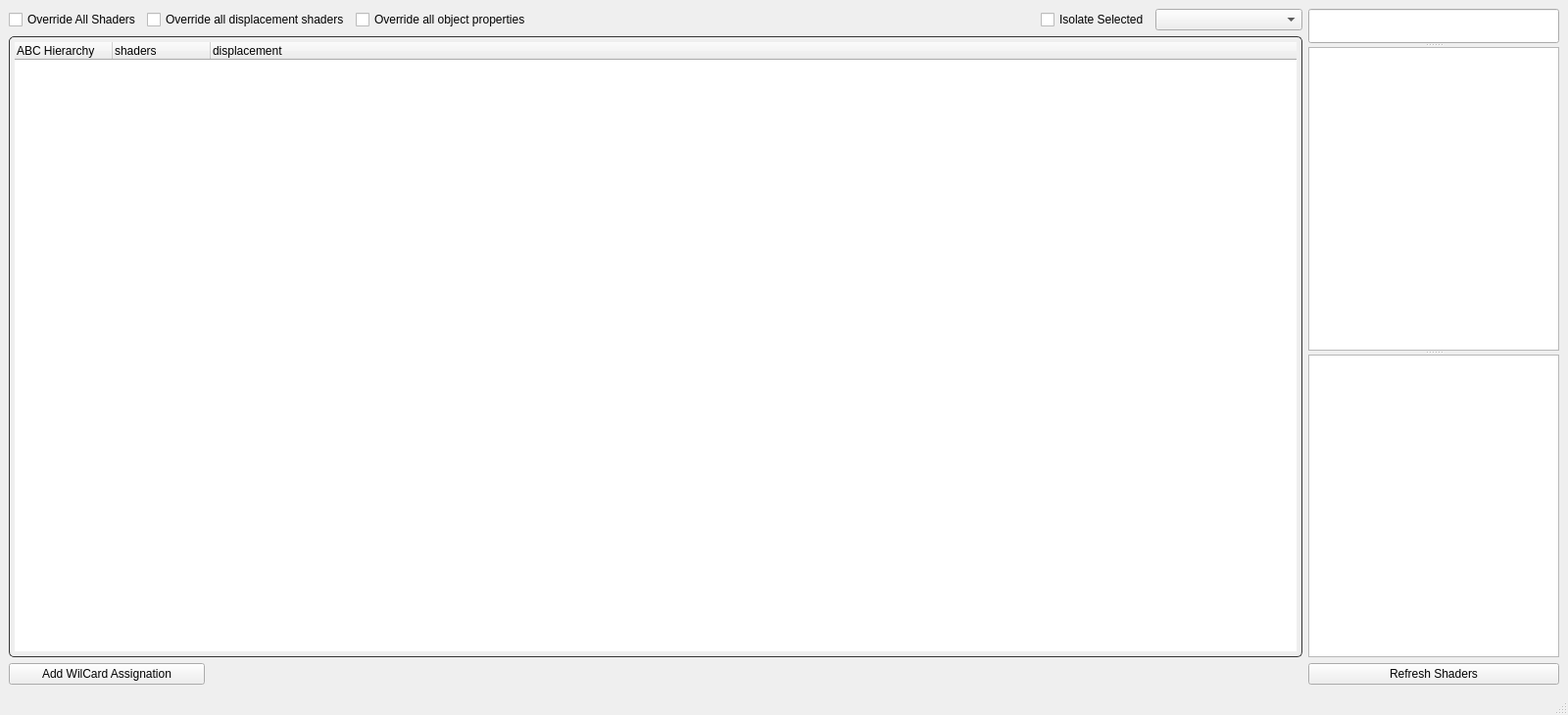
<?xml version="1.0" encoding="UTF-8"?>
<ui version="4.0">
 <class>NAM</class>
 <widget class="QMainWindow" name="NAM">
  <property name="geometry">
   <rect>
    <x>0</x>
    <y>0</y>
    <width>1600</width>
    <height>730</height>
   </rect>
  </property>
  <property name="minimumSize">
   <size>
    <width>1600</width>
    <height>0</height>
   </size>
  </property>
  <property name="baseSize">
   <size>
    <width>1280</width>
    <height>0</height>
   </size>
  </property>
  <property name="windowTitle">
   <string>Nozon Alembic Cache Manager</string>
  </property>
  <widget class="QWidget" name="centralwidget">
   <layout class="QGridLayout" name="gridLayout_2">
    <item row="2" column="0">
     <widget class="QPushButton" name="wildCardButton">
      <property name="maximumSize">
       <size>
        <width>200</width>
        <height>16777215</height>
       </size>
      </property>
      <property name="text">
       <string>Add WilCard Assignation</string>
      </property>
     </widget>
    </item>
    <item row="2" column="1">
     <widget class="QPushButton" name="refreshShadersBtn">
      <property name="text">
       <string>Refresh Shaders</string>
      </property>
     </widget>
    </item>
    <item row="1" column="0">
     <layout class="QGridLayout" name="gridLayout">
      <item row="0" column="0">
       <widget class="QCheckBox" name="overrideShaders">
        <property name="text">
         <string>Override All Shaders</string>
        </property>
       </widget>
      </item>
      <item row="0" column="1">
       <widget class="QCheckBox" name="overrideDisps">
        <property name="text">
         <string>Override all displacement shaders</string>
        </property>
       </widget>
      </item>
      <item row="0" column="2">
       <widget class="QCheckBox" name="overrideProps">
        <property name="text">
         <string>Override all object properties</string>
        </property>
       </widget>
      </item>
      <item row="0" column="3">
       <spacer name="horizontalSpacer">
        <property name="orientation">
         <enum>Qt::Horizontal</enum>
        </property>
        <property name="sizeHint" stdset="0">
         <size>
          <width>40</width>
          <height>20</height>
         </size>
        </property>
       </spacer>
      </item>
      <item row="0" column="5">
       <widget class="QComboBox" name="renderLayer">
        <property name="minimumSize">
         <size>
          <width>150</width>
          <height>0</height>
         </size>
        </property>
       </widget>
      </item>
      <item row="3" column="0" colspan="6">
       <widget class="QSplitter" name="splitter">
        <property name="orientation">
         <enum>Qt::Vertical</enum>
        </property>
        <widget class="QTreeWidget" name="hierarchyWidget">
         <property name="mouseTracking">
          <bool>true</bool>
         </property>
         <property name="styleSheet">
          <string notr="true">QTreeWidget

{

border-style:solid;
    
border-width:1px;
    
border-color:#353535;
    
color:silver;
    
padding:5px;
    
border-top-right-radius : 5px;
    
border-top-left-radius : 5px;   
    
border-bottom-left-radius : 5px;
    
border-bottom-right-radius : 5px;   
}



QTreeWidget::item:hover

{

border: none;
    
background: #000000;
    
border-radius: 3px;
}

QTreeWidget::item:previously-selected



{

border: none;
}



QTreeWidget::item:selected, QTreeWidget::item:previously-selected

{

border: none;
}</string>
         </property>
         <property name="dragDropMode">
          <enum>QAbstractItemView::DropOnly</enum>
         </property>
         <property name="alternatingRowColors">
          <bool>true</bool>
         </property>
         <property name="selectionMode">
          <enum>QAbstractItemView::ExtendedSelection</enum>
         </property>
         <property name="rootIsDecorated">
          <bool>true</bool>
         </property>
         <property name="uniformRowHeights">
          <bool>false</bool>
         </property>
         <property name="sortingEnabled">
          <bool>false</bool>
         </property>
         <property name="columnCount">
          <number>3</number>
         </property>
         <attribute name="headerVisible">
          <bool>true</bool>
         </attribute>
         <column>
          <property name="text">
           <string>ABC Hierarchy</string>
          </property>
         </column>
         <column>
          <property name="text">
           <string>shaders</string>
          </property>
         </column>
         <column>
          <property name="text">
           <string>displacement</string>
          </property>
         </column>
        </widget>
       </widget>
      </item>
      <item row="0" column="4">
       <widget class="QCheckBox" name="isolateCheckbox">
        <property name="text">
         <string>Isolate Selected</string>
        </property>
       </widget>
      </item>
     </layout>
    </item>
    <item row="1" column="1">
     <widget class="QSplitter" name="splitter_2">
      <property name="sizePolicy">
       <sizepolicy hsizetype="Preferred" vsizetype="Minimum">
        <horstretch>0</horstretch>
        <verstretch>0</verstretch>
       </sizepolicy>
      </property>
      <property name="orientation">
       <enum>Qt::Vertical</enum>
      </property>
      <property name="childrenCollapsible">
       <bool>true</bool>
      </property>    
	  <widget class="QLineEdit" name="filterShaderLineEdit"/>
      <widget class="QListWidget" name="shadersList">
       <property name="sizePolicy">
        <sizepolicy hsizetype="Minimum" vsizetype="Expanding">
         <horstretch>0</horstretch>
         <verstretch>0</verstretch>
        </sizepolicy>
       </property>
       <property name="minimumSize">
        <size>
         <width>0</width>
         <height>0</height>
        </size>
       </property>
       <property name="maximumSize">
        <size>
         <width>300</width>
         <height>16777215</height>
        </size>
       </property>
       <property name="baseSize">
        <size>
         <width>0</width>
         <height>0</height>
        </size>
       </property>
       <property name="dragDropMode">
        <enum>QAbstractItemView::DragOnly</enum>
       </property>
       <property name="alternatingRowColors">
        <bool>true</bool>
       </property>
       <property name="spacing">
        <number>2</number>
       </property>
       <property name="sortingEnabled">
        <bool>true</bool>
       </property>
      </widget>
      <widget class="QListWidget" name="displacementList">
       <property name="sizePolicy">
        <sizepolicy hsizetype="Minimum" vsizetype="Minimum">
         <horstretch>0</horstretch>
         <verstretch>0</verstretch>
        </sizepolicy>
       </property>
       <property name="maximumSize">
        <size>
         <width>300</width>
         <height>16777215</height>
        </size>
       </property>
       <property name="spacing">
        <number>2</number>
       </property>
       <property name="sortingEnabled">
        <bool>true</bool>
       </property>
      </widget>
     </widget>
    </item>
   </layout>
  </widget>
  <widget class="QMenuBar" name="menubar">
   <property name="geometry">
    <rect>
     <x>0</x>
     <y>0</y>
     <width>1600</width>
     <height>21</height>
    </rect>
   </property>
  </widget>
  <widget class="QStatusBar" name="statusbar"/>
 </widget>
 <resources/>
 <connections/>
</ui>
